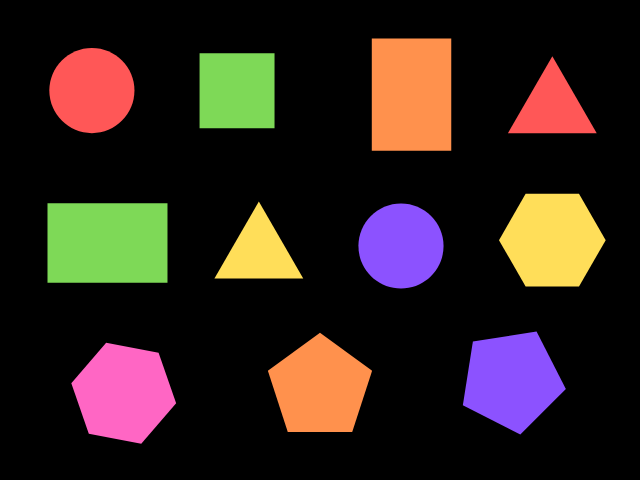
#> input picture figurasColores2.png, 640 x 480 px
$ python figurasGeometricas.py
#> lines starting #> are read from the running program, lines starting #| are printed output that depends on the picture; after the words box and inside, x2 and y2 are one past the last pixel; in counts of white or black regions, pixels touching at a corner belong together
from re import L
import cv2

image = cv2.imread('figurasColores2.png')
#> image is the input picture: shape (480, 640, 3); mean B, G, R 29.4, 34.6, 48.1
# Imagen en escala de grises
gray = cv2.cvtColor(image, cv2.COLOR_BGR2GRAY)
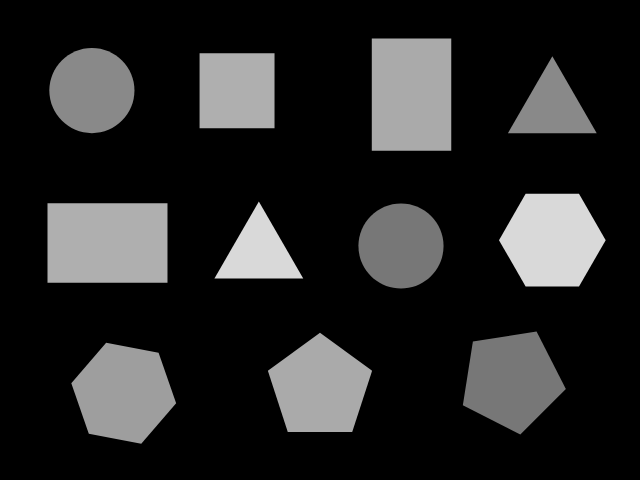
#> gray: shape (480, 640); min 0, max 217, mean 38
# Deteccion de bordes
canny = cv2.Canny(gray, 10, 150)
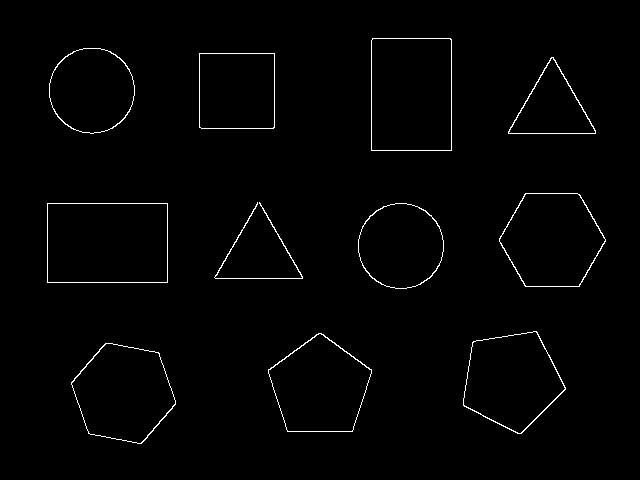
#> canny: shape (480, 640); 1.2% white in thin lines or dots, all inside (x1, y1, x2, y2) = (47, 38, 606, 444)
# Para que los vertices se topen
canny = cv2.dilate(canny, None, iterations = 1)
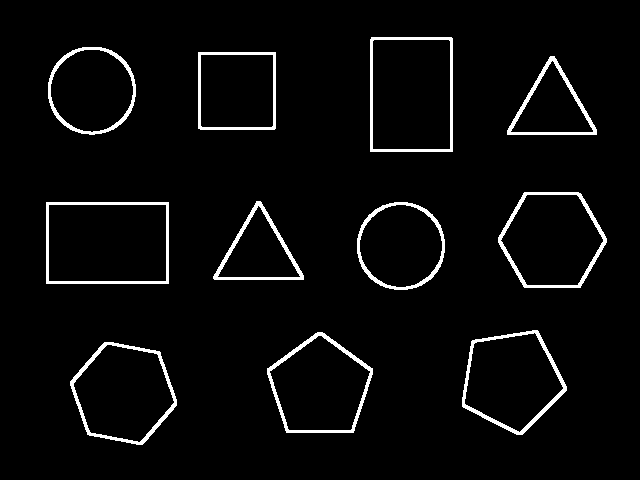
#> canny: shape (480, 640); 3.9% white; 11 white regions, largest, box (x1, y1, x2, y2) and area: (462, 330, 567, 435) 1200, (46, 202, 169, 284) 1194, (498, 192, 607, 288) 1183
canny = cv2.erode(canny, None, iterations = 1)
# Umbralizacion simple
# _, th = cv2.threshold(gray, 10, 255, cv2.THRESH_BINARY)

cnts,_ = cv2.findContours(canny, cv2.RETR_EXTERNAL, cv2.CHAIN_APPROX_SIMPLE)
#> cnts = 11 contours; largest, box (x1, y1, x2, y2) and area: (47, 203, 168, 283) 9480, (371, 38, 452, 151) 8958, (499, 193, 606, 287) 7480, (71, 343, 176, 444) 7448, (463, 331, 566, 434) 7184
# contornos de imagen
# cv2.drawContours(image, cnts, -1, (0,255,0), 2)

for c in cnts:
    epsilon = 0.01*cv2.arcLength(c, True)
    approx = cv2.approxPolyDP(c,epsilon,True)
    print(len(approx))

    x,y,w,h = cv2.boundingRect(approx)

    if len(approx) == 3:
        cv2.putText(image, 'Triangulo', (x,y-5),1,1,(0,255,0),1)
    if len(approx) == 4:
        aspect_ratio =float(w)/h
        if aspect_ratio == 1:
            cv2.putText(image, 'Cuadrado', (x,y-5),1,1,(0,255,0),1)
        else:
            cv2.putText(image, 'Rectangulo', (x,y-5),1,1,(0,255,0),1)

    if len(approx) == 5:
        cv2.putText(image, 'Pentagono', (x,y-5),1,1,(0,255,0),1)

    if len(approx) == 6:
        cv2.putText(image, 'Hexagono', (x,y-5),1,1,(0,255,0),1)

    if len(approx) > 10:
        cv2.putText(image, 'Circulo', (x,y-5),1,1,(0,255,0),1)

    cv2.drawContours(image, [approx] , 0, (0,255,0), 2)
    cv2.imshow('image', image)
    cv2.waitKey(0)
#> this loop made 11 passes
#> (epsilon, approx, x, y, w, h, aspect_ratio) on passes 5, 9, 11: (3.98, [[47, 203], [47, 282], [167, 282], [167, 203]], 47, 203, 121, 80, 1.51), (2.99, [[199, 53], [199, 127], [273, 128], [274, 53]], 199, 53, 76, 76, 1), (3.83, [[372, 38], [371, 150], [451, 150], [451, 39]], 371, 38, 81, 113, 0.717)
#> (epsilon, x, y, w, h) on passes 1, 2, 3, 4, 7, 10: (3.37, 71, 343, 105, 101), (3.38, 268, 333, 104, 99), (3.37, 464, 331, 102, 103), (2.84, 358, 203, 86, 86), (3.36, 499, 193, 107, 94), (2.83, 49, 48, 86, 85)
#| 6
#| 5
#| 5
#| 13
#| 4
#| 3
#| 6
#| 3
#> (further printed lines are left out)
#> pass 1, `cv2.imshow('image', image)`:
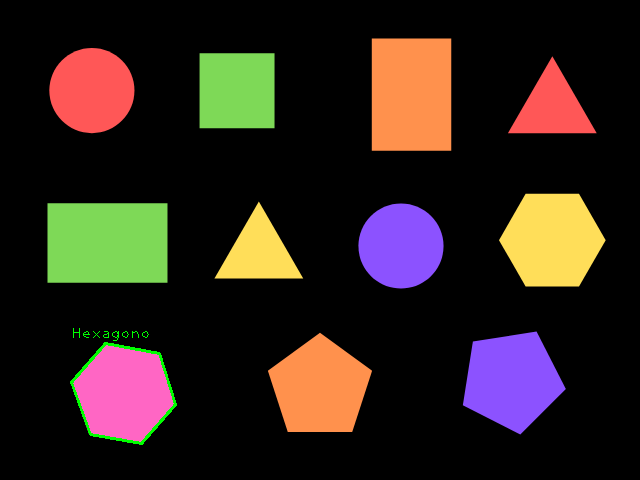
#> window 'image': shape (480, 640, 3); mean B, G, R 29.1, 35.3, 47.7
#> pass 2, `cv2.imshow('image', image)`:
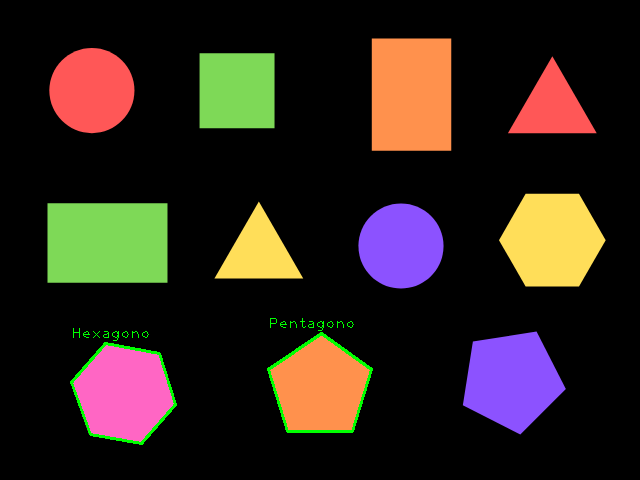
#> window 'image': shape (480, 640, 3); mean B, G, R 28.9, 36, 47.2
#> after the loop:
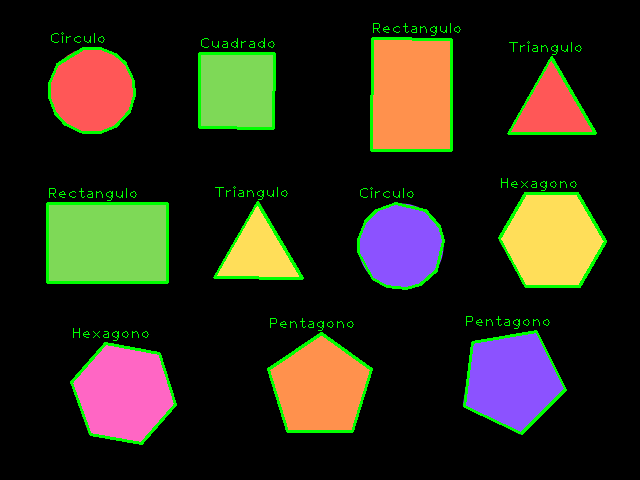
#> image: shape (480, 640, 3); 3.84% of pixels changed, all inside (x1, y1, x2, y2) = (46, 23, 607, 445)

cv2.imshow('image',image)
# cv2.imshow('canny', canny)
# cv2.imshow('th', th)
cv2.waitKey(0)
cv2.destroyAllWindows()
